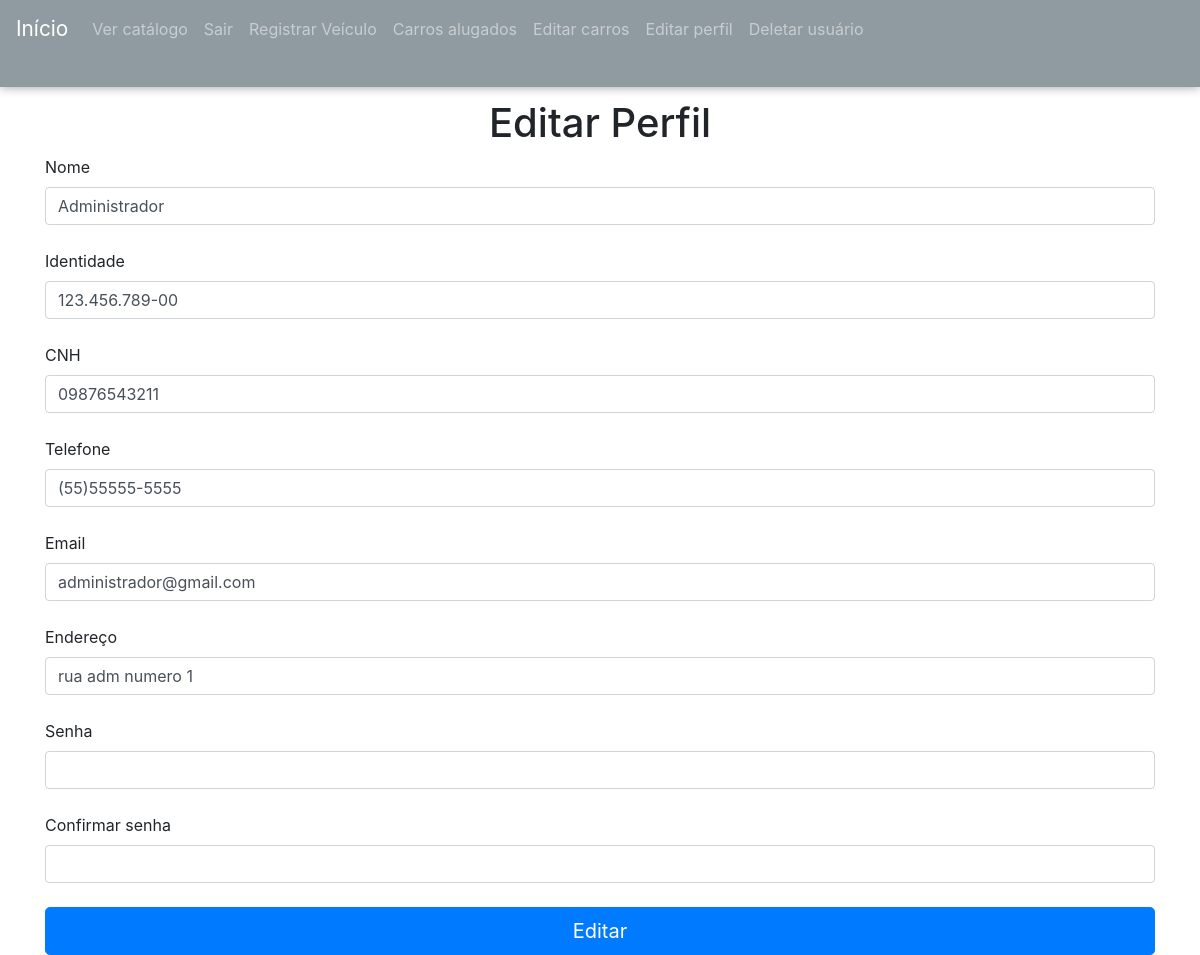
Screenshot of /edicao_perfil (signed in) with the database file from the repository.
### website/models.py (models this page shows, shortened)
class User(db.Model, UserMixin):
    id = db.Column(db.Integer(), primary_key=True)
    nome = db.Column(db.String(length=50), unique=True, nullable=False)
    identidade = db.Column(db.String(length=15), unique=True, nullable=False)
    carteira_motorista = db.Column(db.String(length=11), unique=True, nullable=False)
    telefone = db.Column(db.String(length=20), nullable=False)
    email = db.Column(db.String(length=50), nullable=False, unique=True)
    endereco = db.Column(db.String(length=500), nullable=False)
    password_hash = db.Column(db.String(length=60), nullable=False)
    carros = db.relationship('Carro', backref='alugado', lazy=True)
    role = db.Column(db.String(), default='client') # 'manager' é o administrador
    @property
    def password(self):
        return self.password

### website/routes.py (the view, shortened to what this page needs)
@routes.route('/edicao_perfil', methods=['GET', 'POST'])
@login_required
def edicao_perfil():
    form = EditUserForm(obj=current_user, current_user=current_user)
    if form.errors != {}:
        for err_msg in form.errors.values():
            flash(f'Erro ao editar: {err_msg}', category='danger')
    return render_template('edit_profile.html', current_user=current_user, form=form)

### website/forms.py (shortened to what this page needs)
class EditUserForm(FlaskForm):
    def __init__(self, current_user, *args, **kwargs):
        super(EditUserForm, self).__init__(*args, **kwargs)
        self.user_id = current_user.id
    nome = StringField(label='Nome', validators=[Length(min=2, max=50), DataRequired()])
    identidade = StringField(label='Identidade', validators=[Length(min=8, max=15), DataRequired()])
    carteira_motorista = StringField(label='CNH', validators=[Length(max=11), DataRequired()])
    telefone = StringField(label='Telefone', validators=[Length(max=20), DataRequired()])
    email = StringField(label='Email', validators=[Email(), DataRequired()])
    endereco = StringField(label='Endereço', validators=[Length(max=500), DataRequired()])
    password1 = PasswordField(label='Senha', validators=[Length(min=6, max=16), DataRequired()])
    password2 = PasswordField(label='Confirmar senha', validators=[EqualTo('password1')])
    submit = SubmitField(label='Editar')

### website/models.py (called while the page is built)
@login_manager.user_loader
def load_user(user_id):
    return User.query.get(int(user_id))

### website/templates/edit_profile.html (shortened to what this page needs)
{% extends 'base.html' %}
{% block content %}
    <div class="container">
        <form method="POST" class="form-register">
            <h1>Editar Perfil</h1>
            {{ form.nome.label() }}
            {{ form.nome(class='form-control') }}
            {{ form.identidade.label() }}
            {{ form.identidade(class='form-control')}}
            {{ form.carteira_motorista.label() }}
            {{ form.carteira_motorista(class_='form-control')}}
            {{ form.telefone.label() }}
            {{ form.telefone(class='form-control')}}
            {{ form.email.label() }}
            {{ form.email(class='form-control')}}
            {{ form.endereco.label() }}
            {{ form.endereco(class='form-control')}}
            {{ form.password1.label() }}
            {{ form.password1(class="form-control") }}
            {{ form.password2.label() }}
            {{ form.password2(class="form-control") }}
            {{ form.submit(class="btn btn-primary btn-lg btn-block ") }}
        </form>
    </div>
{% endblock %}

### website/static/base.css (style rules this page uses)
* { margin: 0px; padding:0px; box-sizing: border-box; }

### website/templates/edit_profile.html (style rules this page uses)
.form-control { margin-bottom:24px; }
h1 { text-align:center; margin-top:12px; }

### rows the page displays
User: nome "Administrador", identidade "123.456.789-00", carteira_motorista "09876543211", telefone "(55)55555-5555", email "administrador@gmail.com", endereco "rua adm numero 1"
